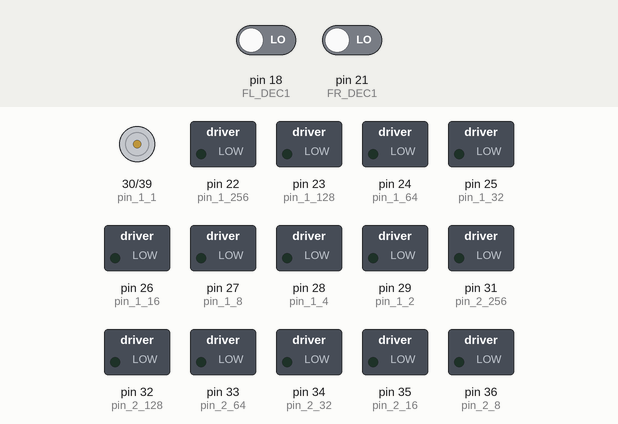
This sketch was run on a simulated Arduino Mega 2560, built with avr-gcc and run on an emulated ATmega2560. Parts: motor-driver pin pairs drawn as motors (green arrow = first pin HIGH = forward, orange = second pin HIGH = backward, longer = more drive), switched loads named in the sketch (green lamp = pin HIGH). The inputs (shaded band) are chosen by the test bench; at power-on: pin 18 (FL_DEC1) LOW, pin 21 (FR_DEC1) LOW. What the sketch prints to the serial monitor is not drawn.

Above: at 1.7 s.
1.8 s: pin 18 (FL_DEC1) driven HIGH
At 3.1 s:
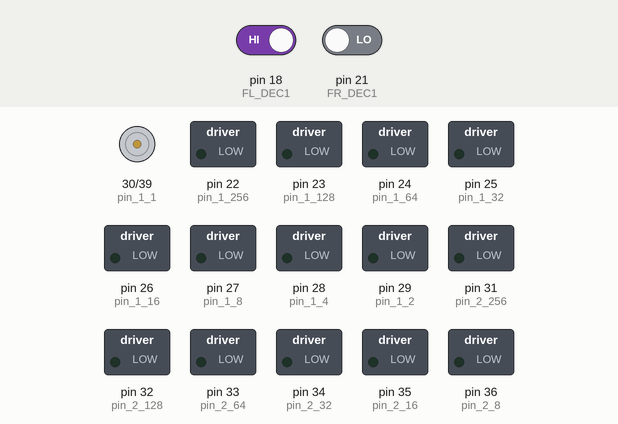
3.4 s: pin 21 (FR_DEC1) driven HIGH
At 4.0 s:
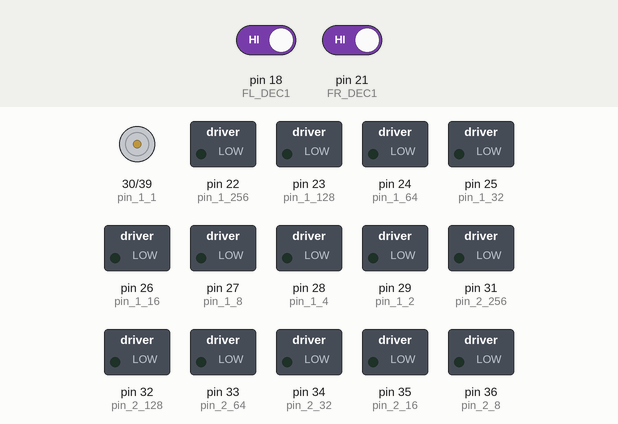
Timing chart, 0 to 6.4 s (numbered marks = the images above; inputs shaded):
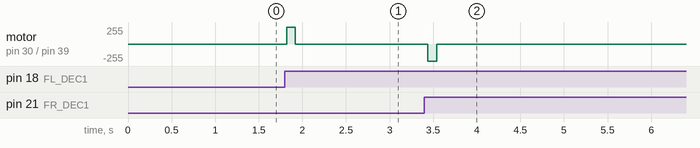

Measured:
- after the input at 1.8 s, motor on pin 30 (pin_1_1) / pin 39 (pin_2_1): stopped → forward 255/255 at once, → stopped 0.10 s later
- after the input at 3.4 s, motor on pin 30 (pin_1_1) / pin 39 (pin_2_1): stopped → backward 255/255 at once, → stopped 0.10 s later

The sketch:

layer_2.ino
```cpp
const int pin_1_256 = 22;
const int pin_1_128 = 23;
const int pin_1_64 = 24;
const int pin_1_32 = 25;
const int pin_1_16 = 26;
const int pin_1_8 = 27;
const int pin_1_4 = 28;
const int pin_1_2 = 29;
const int pin_1_1 = 30;

const int pin_2_256 = 31;
const int pin_2_128 = 32;
const int pin_2_64 = 33;
const int pin_2_32 = 34;
const int pin_2_16 = 35;
const int pin_2_8 = 36;
const int pin_2_4 = 37;
const int pin_2_2 = 38;
const int pin_2_1 = 39;

const int FL_DEC1 = 18;
const int FR_DEC1 = 21;
void setup() {

  pinMode(pin_1_256,OUTPUT);
  pinMode(pin_1_128,OUTPUT);
  pinMode(pin_1_64,OUTPUT);
  pinMode(pin_1_32,OUTPUT);
  pinMode(pin_1_16,OUTPUT);
  pinMode(pin_1_8,OUTPUT);
  pinMode(pin_1_4,OUTPUT);
  pinMode(pin_1_2,OUTPUT);
  pinMode(pin_1_1,OUTPUT);
  pinMode(pin_2_256,OUTPUT);
  pinMode(pin_2_128,OUTPUT);
  pinMode(pin_2_64,OUTPUT);
  pinMode(pin_2_32,OUTPUT);
  pinMode(pin_2_16,OUTPUT);
  pinMode(pin_2_8,OUTPUT);
  pinMode(pin_2_4,OUTPUT);
  pinMode(pin_2_2,OUTPUT);
  pinMode(pin_2_1,OUTPUT);
  pinMode(FL_DEC1, INPUT);
  pinMode(FR_DEC1, INPUT);
  digitalWrite(pin_1_256, LOW);
  digitalWrite(pin_1_128, LOW);
  digitalWrite(pin_1_64, LOW);
  digitalWrite(pin_1_32, LOW);
  digitalWrite(pin_1_16, LOW);
  digitalWrite(pin_1_8, LOW);
  digitalWrite(pin_1_4, LOW);
  digitalWrite(pin_1_2, LOW);
  digitalWrite(pin_1_1, LOW);

  attachInterrupt(digitalPinToInterrupt(FL_DEC1), encoderISR_FLA, RISING);
  attachInterrupt(digitalPinToInterrupt(FR_DEC1), encoderISR_FRA, RISING);
  Serial.begin(19200);  //設定通訊速率
  delay(500);
}

int process_value_1 = 0;
int value_1 = 0;
int process_value_2 = 0;
int value_2 = 0;
void loop() {

  send_wheel_1();
  send_wheel_2();
  decoder_calculator();
  Serial.print(process_value_1);
  Serial.print(",");
  Serial.println(process_value_2);
}

unsigned long lastTime = 0;
int FLa_state = 0, FLa_count = 0;
int FRa_state = 0, FRa_count = 0;
int FLa_old_count = 0;
int FRa_old_count = 0;
void encoderISR_FLA(){
  FLa_count++;
}
void encoderISR_FRA(){
  FRa_count++;
}
// 一段時間紀錄秒數
void decoder_calculator(){
    unsigned long currentTime = millis();
    if (currentTime - lastTime >= 100){
      FLa_old_count = FLa_count;
      FRa_old_count = FRa_count;
      FLa_count= 0;
      FRa_count= 0;
      lastTime = currentTime;
    }
}

void send_wheel_1(){
  process_value_1 = FLa_old_count;
//  if(process_value_1==500){
//    process_value_1 = 0;
//   }
//  else process_value_1++;

  value_1 = process_value_1;

  if(value_1>255){
    digitalWrite(pin_1_256, HIGH);
    value_1 -= 256;
  }else digitalWrite(pin_1_256, LOW);
  if(value_1>127){
    digitalWrite(pin_1_128, HIGH);
    value_1 -= 128;
  }else digitalWrite(pin_1_128, LOW);
  if(value_1>63){
    digitalWrite(pin_1_64, HIGH);
    value_1 -= 64;
  }else digitalWrite(pin_1_64, LOW);
  if(value_1>31){
    digitalWrite(pin_1_32, HIGH);
    value_1 -= 32;
  }else digitalWrite(pin_1_32, LOW);
  if(value_1>15){
    digitalWrite(pin_1_16, HIGH);
    value_1 -= 16;
  }else digitalWrite(pin_1_16, LOW);
  if(value_1>7){
    digitalWrite(pin_1_8, HIGH);
    value_1 -= 8;
  }else digitalWrite(pin_1_8, LOW);
  if(value_1>3){
    digitalWrite(pin_1_4, HIGH);
    value_1 -= 4;
  }else digitalWrite(pin_1_4, LOW);
  if(value_1>1){
    digitalWrite(pin_1_2, HIGH);
    value_1 -= 2;
  }else digitalWrite(pin_1_2, LOW);
  if(value_1>0){
    digitalWrite(pin_1_1, HIGH);
    value_1 -= 1;
  }else digitalWrite(pin_1_1, LOW);
}
void send_wheel_2(){
  process_value_2 = FRa_old_count;
//  if(process_value_2==500){
//    process_value_2 = 0;
//   }
//  else process_value_2++;

  value_2 = process_value_2;

  if(value_2>255){
    digitalWrite(pin_2_256, HIGH);
    value_2 -= 256;
  }else digitalWrite(pin_2_256, LOW);
  if(value_2>127){
    digitalWrite(pin_2_128, HIGH);
    value_2 -= 128;
  }else digitalWrite(pin_2_128, LOW);
  if(value_2>63){
    digitalWrite(pin_2_64, HIGH);
    value_2 -= 64;
  }else digitalWrite(pin_2_64, LOW);
  if(value_2>31){
    digitalWrite(pin_2_32, HIGH);
    value_2 -= 32;
  }else digitalWrite(pin_2_32, LOW);
  if(value_2>15){
    digitalWrite(pin_2_16, HIGH);
    value_2 -= 16;
  }else digitalWrite(pin_2_16, LOW);
  if(value_2>7){
    digitalWrite(pin_2_8, HIGH);
    value_2 -= 8;
  }else digitalWrite(pin_2_8, LOW);
  if(value_2>3){
    digitalWrite(pin_2_4, HIGH);
    value_2 -= 4;
  }else digitalWrite(pin_2_4, LOW);
  if(value_2>1){
    digitalWrite(pin_2_2, HIGH);
    value_2 -= 2;
  }else digitalWrite(pin_2_2, LOW);
  if(value_2>0){
    digitalWrite(pin_2_1, HIGH);
    value_2 -= 1;
  }else digitalWrite(pin_2_1, LOW);
}
```
